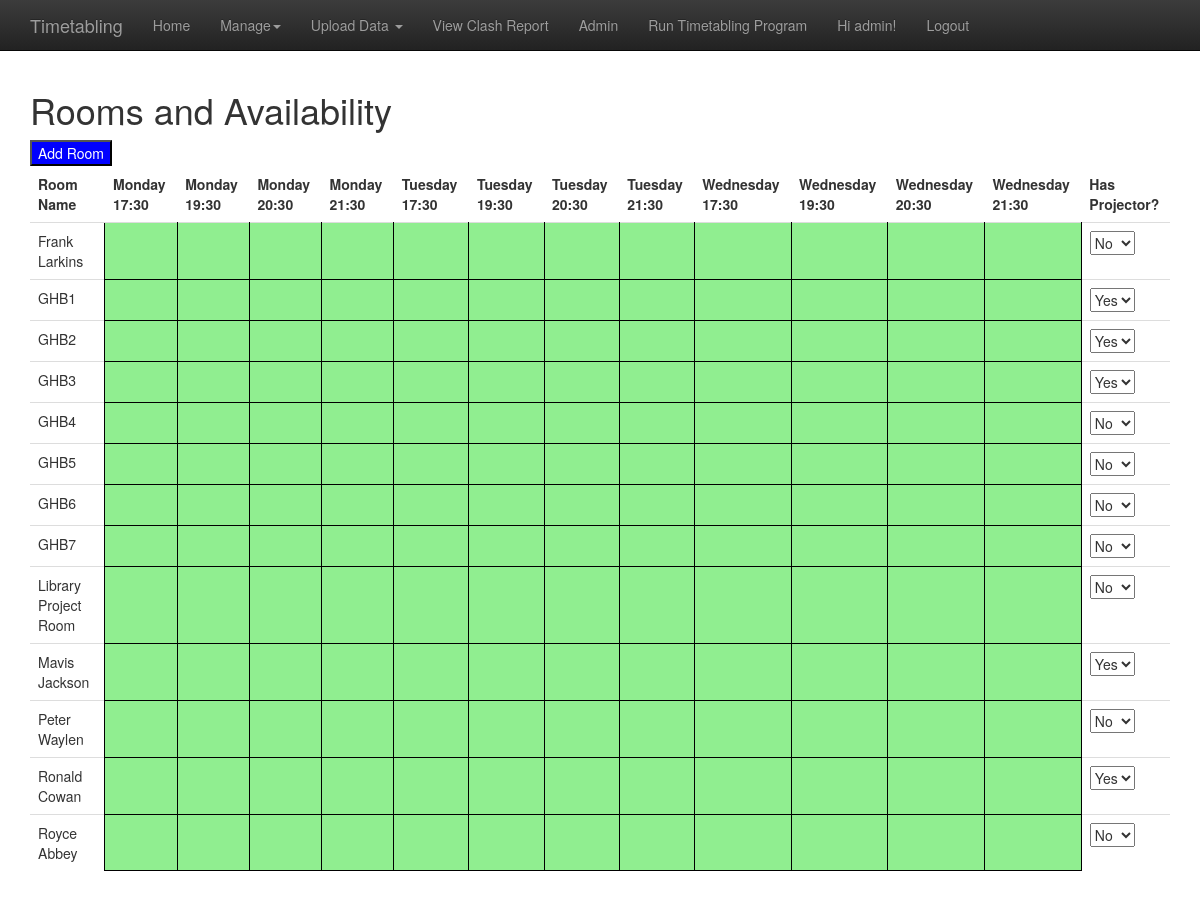
Page /rooms (signed in) on the committed database.
### timetabler/models.py (models this page shows, shortened)
class Base(CRUDMixin):
    __abstract__ = True
    id = db.Column('id', db.Integer, primary_key=True)
    year = db.Column('year', db.Integer, nullable=False)
    studyperiod = db.Column('studyperiod', db.String(20), nullable=False)

class User(Base):
    __tablename__ = "users"
    username = db.Column('username', db.String(40), index=True, nullable=False)
    password = db.Column('password', db.String(100), nullable=False)
    email = db.Column('email', db.String(50))
    is_admin = db.Column('is_admin', db.String(10))

class Timeslot(Base):
    __tablename__ = 'timeslots'
    timetable = db.Column(db.Integer, db.ForeignKey('timetable.id'))
    day = db.Column(db.String(50), nullable=False)
    daynumeric = db.Column(db.String(50), nullable=False)
    time = db.Column(db.String(50), nullable=False)
    timetabledclasses = db.relationship("TimetabledClass", backref=db.backref('timeslot'), single_parent=True,
                                        cascade='all,delete-orphan')
    preferredtime = db.Column(db.Boolean)

class Room(db.Model):
    __tablename__ = 'rooms'
    id = db.Column(db.Integer, primary_key=True)
    name = db.Column(db.String(50), nullable=False)
    projector = db.Column(db.Boolean)
    building = db.Column(db.String(50))
    timetabledclasses = db.relationship('TimetabledClass', backref=db.backref('room'))
    capacity = db.Column(db.Integer)
    @classmethod
    def get_all(cls):
        return cls.query.all()
    @classmethod
    def get_all_sorted(cls):
        list = cls.get_all()
        list.sort(key=lambda x: x.name)
        return list
    def get_available_times(self):
        timeslots = Timeslot.get_all()
        engagedtimes = []
        for timeclass in self.timetabledclasses:
            engagedtimes.append(timeclass.timeslot)
        return [timeslot for timeslot in timeslots if timeslot not in engagedtimes]

### timetabler/views.py (the view, shortened to what this page needs)
@app.route('/rooms', methods=['GET', 'POST'])
@login_required
def view_rooms():
    form = JustNameForm()
    if request.method == 'GET':
        return render_template('viewrooms.html', form=form, rooms=Room.get_all_sorted(), timeslots=Timeslot.get_all())

### timetabler/forms.py
class JustNameForm(FlaskForm):
    name = StringField('Name', validators=[DataRequired()])

### timetabler/__init__.py (called while the page is built)
@login_manager.user_loader
def load_user(user_id):
    return User.query.filter_by(username=user_id).first()

### timetabler/models.py (called while the page is built)
def get_current_year():
    admin = Admin.query.filter_by(key='currentyear').first()
    return int(admin.value)

def get_current_studyperiod():
    admin = Admin.query.filter_by(key='studyperiod').first()
    return admin.value

    @classmethod
    def get_all(cls, **kwargs):
        return cls.query.filter_by(year=get_current_year(), studyperiod=get_current_studyperiod(), **kwargs).all()

### timetabler/templates/viewrooms.html (shortened to what this page needs)
{% extends "layout.html" %}
{% block content %}
    <div class="row">
        <div class="col-md-12">
            <h1>Rooms and Availability</h1>
            {% if current_user.is_admin == '1' %}
                <button type="button" class="button" data-toggle="modal" data-target="#addModal">Add Room</button>
            {% endif %}
            <table class="table" id="roomavailabilities">
                <thead>
                <td>Room Name</td>
                {% for timeslot in timeslots %}
                    <td>{{ timeslot.day }} {{ timeslot.time }}</td>
                {% endfor %}
                <td>Has Projector?</td>
                </thead>
                {% for room in rooms %}
                    <tr>
                        <td>{{ room.name }}</td>
                        {% for timeslot in timeslots %}
                            {% if  timeslot in room.get_available_times() %}
                                <td class="attended"></td>
                            {% else %}
                                <td class="notattended"></td>
                            {% endif %}
                        {% endfor %}
                    <td>
                        <select id="hasprojector" onchange="updateroomprojector({{ room.id }}, this.value)">
                            {% if room.projector == True %}
                                <option value = '1' selected>Yes</option>
                            {% elif room.projector == False %}
                                <option value = '0' selected>No</option>
                            {% else %}
                                <option value = '-1' selected></option>
                                <option value = '1'>Yes</option>
                                <option value = '0'>No</option>
                            {% endif %}
                        </select>
                    </td>
                    </tr>
                {% endfor %}
            </table>
        </div>
    </div>
    <link rel="stylesheet" type="text/css" href="//cdn.datatables.net/1.10.15/css/jquery.dataTables.css">
{% endblock %}

### timetabler/templates/layout.html (shortened to what this page needs)
<!DOCTYPE html>
<html lang="en">
<head>
    <link href="../static/css/bootstrap.min.css" rel="stylesheet">
    <link href="../static/css/bootstrap-theme.min.css" rel="stylesheet">
    <link href="../static/css/theme.css" rel="stylesheet">
</head>
<body>
<nav class="navbar navbar-inverse navbar-fixed-top">
    <div class="container">
        <div class="navbar-header">
            <a class="navbar-brand" href="/">Timetabling</a>
        </div>
        <div id="navbar" class="navbar-collapse collapse">
            <ul class="nav navbar-nav">
                <li><a href="/">Home</a></li>
                {% if current_user.is_authenticated %}
                {% if current_user.is_admin == '1' %}
                    <li class="dropdown">
                    <a href="#" class="dropdown-toggle" data-toggle="dropdown" role="button" aria-haspopup="true"
                       aria-expanded="false">Manage<span class="caret"></span></a>
                </li>
                    {% endif %}
                    {% if current_user.is_admin=='1' %}
                        <li class="dropdown">
                    <a href="#" class="dropdown-toggle" data-toggle="dropdown" role="button" aria-haspopup="true"
                       aria-expanded="false">Upload Data <span class="caret"></span></a>
                        </li>{% endif %}
                    {% if current_user.is_admin=='1' %}
                        <li><a href="viewclashreport">View Clash Report</a></li>
                        {% endif %}
                    {% if current_user.is_admin=='1' %}
                        <li><a href="admin">Admin</a></li>{% endif %}
                    {% if current_user.is_admin=='1' %}
                        <li><a href="runtimetabler">Run Timetabling Program</a></li>{% endif %}
                {% endif %}
                {% if current_user.is_authenticated %}
                    {% if current_user.tutor %}
                        <li><a href="/currentuser">Hi {{ current_user.tutor.name }}!</a></li>
                    {% else %}
                        <li><a href="/currentuser">Hi {{ current_user.username }}!</a></li>
                    {% endif %}{% endif %}
                <li>{% if current_user.is_authenticated %}<a href="logout">Logout</a> {% else %}
                    <a href="login">Login</a> {% endif %}</li>
            </ul>
        </div>
    </div>
</nav>
<div class="container theme-showcase" role="main">
    {% block content %}{% endblock %}
</div>
</body>
</html>

### timetabler/static/css/theme.css (style rules this page uses)
body { padding-top: 70px; padding-bottom: 30px; }
td.attended { background-color: lightgreen; border: 1px solid black; }
.button { background-color: blue; color: white; }
thead { font-weight: bold; }

### rows in the picture
User: username "admin"
Timeslot: day "Monday", time "17:30"
Timeslot: day "Monday", time "19:30"
Timeslot: day "Monday", time "20:30"
Timeslot: day "Monday", time "21:30"
Timeslot: day "Tuesday", time "17:30"
Timeslot: day "Tuesday", time "19:30"
Timeslot: day "Tuesday", time "20:30"
Timeslot: day "Tuesday", time "21:30"
Timeslot: day "Wednesday", time "17:30"
Timeslot: day "Wednesday", time "19:30"
Timeslot: day "Wednesday", time "20:30"
Timeslot: day "Wednesday", time "21:30"
Room: name "Frank Larkins", projector+id "No"
Room: name "GHB1", projector+id "Yes"
Room: name "GHB2", projector+id "Yes"
Room: name "GHB3", projector+id "Yes"
Room: name "GHB4", projector+id "No"
Room: name "GHB5", projector+id "No"
Room: name "GHB6", projector+id "No"
Room: name "GHB7", projector+id "No"
Room: name "Library Project Room", projector+id "No"
Room: name "Mavis Jackson", projector+id "Yes"
Room: name "Peter Waylen", projector+id "No"
Room: name "Ronald Cowan", projector+id "Yes"
Room: name "Royce Abbey", projector+id "No"
